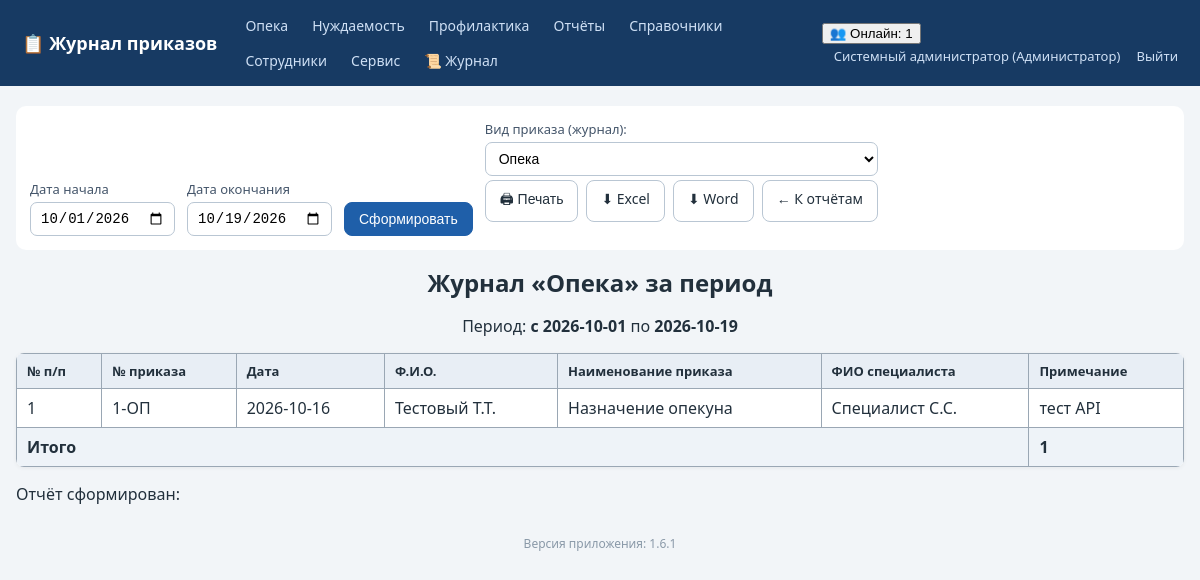
Screenshot of /reports/journal_print (signed in) with the database file from the repository.
### tables this page shows
CREATE TABLE employees (
    id INTEGER PRIMARY KEY AUTOINCREMENT,
    full_name TEXT NOT NULL,
    position TEXT NOT NULL DEFAULT '',
    login TEXT UNIQUE,
    password_hash TEXT,
    pwd_changed_at TEXT,           -- дата последней самостоятельной смены пароля
    role_id INTEGER REFERENCES roles(id)
);

CREATE TABLE roles (
    id INTEGER PRIMARY KEY AUTOINCREMENT,
    name TEXT UNIQUE NOT NULL
);

CREATE TABLE orders (
    id INTEGER PRIMARY KEY AUTOINCREMENT,
    journal TEXT NOT NULL,           -- opeka / nuzhdaemost / profilaktika
    order_number TEXT NOT NULL,      -- номер приказа, напр. "12-оп"
    order_date TEXT NOT NULL,        -- ГГГГ-ММ-ДД
    order_type_id INTEGER REFERENCES order_types(id),
    person_fio TEXT NOT NULL DEFAULT '',   -- ФИО в отношении кого
    specialist_fio TEXT NOT NULL DEFAULT '', -- ФИО специалиста
    note TEXT NOT NULL DEFAULT '',         -- примечание (добавлено в 1.2.0)
    scan_path TEXT,
    created_at TEXT DEFAULT CURRENT_TIMESTAMP
, reason_id INTEGER REFERENCES reasons(id));

CREATE TABLE order_types (
    id INTEGER PRIMARY KEY AUTOINCREMENT,
    kind TEXT NOT NULL,              -- вид приказа (название журнала)
    name TEXT NOT NULL,              -- наименование приказа
    prefix TEXT NOT NULL DEFAULT '', -- префикс номера приказа для вида (напр. "ОП" -> 1-ОП)
    UNIQUE(kind, name)
);

### app.py (the view)
@app.route('/reports/journal_print')
def report_journal_print():
    user = current_user()
    if not can_view_reports(user):
        abort(403)
    journal = request.args.get('journal', 'opeka')
    if journal not in JOURNAL_TYPES:
        abort(404)
    d1, d2 = _report_period()
    rows = _query_report_rows_sorted_asc(d1, d2, journal=journal)
    title = f'Журнал «{JOURNAL_TITLES[journal]}» за период'
    with_reason = REASONS_ENABLED.get(journal, False)
    data = []
    for i, r in enumerate(rows, 1):
        note = r['note'] if 'note' in r.keys() else ''
        name = r['type_name'] or ''
        reason = ''
        if with_reason and 'reason_name' in r.keys():
            reason = r['reason_name'] or ''
        if reason:
            name = f'{name} ({reason})' if name else f'({reason})'
        data.append((i, r['order_number'], r['order_date'], r['person_fio'],
                     name, r['specialist_fio'], note))
    headers = ('№ п/п', '№ приказа', 'Дата', 'Ф.И.О.',
               'Наименование приказа', 'ФИО специалиста', 'Примечание')
    fmt = request.args.get('fmt')
    if fmt == 'xlsx':
        return _export_xlsx_table(d1, d2, headers, data, title)
    if fmt == 'docx':
        return _export_docx_table(d1, d2, headers, data, title)
    return render_template('report_table.html', title=title, d1=d1, d2=d2,
                           headers=headers, rows=data, total=len(data),
                           base_url=url_for('report_journal_print'),
                           extra_args={'journal': journal})

### app.py (called while the page is built, shortened)
def has_request_context_safe():
    try:
        from flask import has_request_context
        return has_request_context()
    except Exception:
        return False

def _session_signature(uid):
    raw = request.cookies.get(app.config['SESSION_COOKIE_NAME'], '')
    if not raw:
        return ''

def _db_touch_throttled(key, min_interval=10.0):
    now = time.time()
    last = _DB_TOUCH_TS.get(key, 0)
    if now - last >= min_interval:
        _DB_TOUCH_TS[key] = now
        return True
    return False

def db_cleanup_active_sessions(cutoff):
    try:
        conn = get_db()
        conn.execute('DELETE FROM active_sessions WHERE last_seen < ?', (cutoff,))
        conn.commit()
        conn.close()
    except Exception:
        pass

def touch_active_session(uid):
    sid = _session_signature(uid)
    ip = request.remote_addr if has_request_context_safe() else ''
    now = time.time()
    with ACTIVE_SESSIONS_LOCK:
        ACTIVE_SESSIONS[(uid, sid)] = {'last_seen': now, 'ip': ip}
    if _db_touch_throttled((uid, sid)):
        db_touch_active_session(uid, sid, ip)

def cleanup_active_sessions():
    cutoff = time.time() - ACTIVE_TIMEOUT
    with ACTIVE_SESSIONS_LOCK:
        expired = [k for k, v in ACTIVE_SESSIONS.items()
                   if v['last_seen'] < cutoff]
        for k in expired:
            del ACTIVE_SESSIONS[k]
    db_cleanup_active_sessions(cutoff)

@app.before_request
def _mark_tls_noise_context():
    try:
        from flask import g as _fg
        _tls_noise_ctx.g = _fg
    except Exception:
        pass

def get_db():
    conn = sqlite3.connect(DB_PATH)
    conn.row_factory = sqlite3.Row
    conn.execute('PRAGMA foreign_keys = ON')
    return conn

def current_user():
    uid = session.get('user_id')
    if not uid:
        return None
    conn = get_db()
    u = conn.execute('SELECT e.*, r.name AS role_name FROM employees e '
                     'LEFT JOIN roles r ON r.id=e.role_id WHERE e.id=?', (uid,)).fetchone()
    conn.close()
    return u

def can_view_reports(user=None):
    user = user or current_user()
    return bool(user) and user['role_name'] in FULL_DATA_ROLES + ('Куратор',)

def can_access_journal(user, journal):
    if not user:
        return False
    if user['role_name'] in FULL_DATA_ROLES:  # админ и начальник — полный доступ
        return True
    return user['role_name'] in ROLE_ACCESS[journal]

### templates/report_table.html (shortened to what this page needs)
{% extends 'base.html' %}
{% block content %}
<div class="no-print">
  <form method="get" class="period-form" id="periodForm">
    <label>Дата начала <input type="date" name="d1" value="{{ d1 }}"></label>
    <label>Дата окончания <input type="date" name="d2" value="{{ d2 }}"></label>
    <button class="btn primary">Сформировать</button>
    {% if extra_args %}
    <label>Вид приказа (журнал):
      <select name="journal_sel" onchange="this.form.journal.value=this.value;">
        {% for j,t in all_journals %}<option value="{{j}}" {% if extra_args.journal==j %}selected{% endif %}>{{t}}</option>{% endfor %}
      </select>
    {% endif %}
  </form>
  <div class="toolbar">
    <button class="btn" onclick="window.print()">🖨 Печать</button>
    <a class="btn" href="?d1={{ d1 }}&d2={{ d2 }}{% if extra_args %}{% for k,v in extra_args.items() %}&{{k}}={{v}}{% endfor %}{% endif %}&fmt=xlsx">⬇ Excel</a>
    <a class="btn" href="?d1={{ d1 }}&d2={{ d2 }}{% if extra_args %}{% for k,v in extra_args.items() %}&{{k}}={{v}}{% endfor %}{% endif %}&fmt=docx">⬇ Word</a>
    <a class="btn" href="{{ url_for('reports') }}">← К отчётам</a>
  </div>
</div>
<div class="printable">
  <h1 class="rep-title">{{ title }}</h1>
  <p class="rep-period">Период: <b>с {{ d1 }}</b> по <b>{{ d2 }}</b></p>
  <table class="grid bordered">
    <tr>{% for h in headers %}<th>{{ h }}</th>{% endfor %}</tr>
    {% for row in rows %}
    <tr>{% for cell in row %}<td>{{ cell }}</td>{% endfor %}</tr>
    {% else %}
    <tr><td colspan="{{ headers|length }}" class="empty">Нет данных за период</td></tr>
    {% endfor %}
    {% if total is defined and rows %}<tr class="totalrow"><td colspan="{{ headers|length - 1 if headers|length > 2 else 1 }}"><b>Итого</b></td><td><b>{{ total }}</b></td></tr>{% endif %}
  </table>
  <p class="rep-date no-sel">Отчёт сформирован: {{ now_s if now_s else '' }}</p>
</div>
{% endblock %}

### templates/base.html (shortened to what this page needs)
<!DOCTYPE html>
<html lang="ru">
<head>
<link rel="stylesheet" href="{{ url_for('static', filename='style.css') }}">
</head>
<body>
<header class="topbar no-print">
  <div class="brand"><a href="{{ url_for('index') }}">📋 Журнал приказов</a></div>
  <nav>
    {% for j, t in accessible_journals %}
      <a href="{{ url_for('journal_list', journal=j) }}">{{ t }}</a>
    {% endfor %}
    {% if cu and cu.role_name in ['Администратор','Начальник отдела','Куратор'] %}
      <a href="{{ url_for('reports') }}">Отчёты</a>
    {% endif %}
    <a href="{{ url_for('references', tab='order_types') }}">Справочники</a>
    {% if cu and cu.role_name == 'Администратор' %}
      <a href="{{ url_for('employees') }}">Сотрудники</a>
      <a href="{{ url_for('service') }}">Сервис</a>
      <a href="{{ url_for('logs_view') }}" title="Журнал логирования">📜 Журнал</a>
    {% endif %}
  </nav>
  <div class="userbox">
    {% if cu %}
      {% if active_users is not none %}
        <div class="online" id="onlineBox" title="Сотрудники, работавшие в системе за последние {{ (active_timeout // 60) or 1 }} мин. Обновляется автоматически.">
          <button type="button" class="online-toggle" onclick="toggleOnline()">👥 Онлайн: {{ active_users|length }}</button>
        </div>
      {% endif %}
      <a href="{{ url_for('profile') }}" title="Сменить пароль">{{ cu.full_name }} ({{ cu.role_name }})</a>
      <a href="{{ url_for('logout') }}">Выйти</a>
    {% endif %}
  </div>
</header>
<main class="container">
  {% block content %}{% endblock %}
</main>
<footer class="foot no-print">Версия приложения: {{ app_version }}</footer>
</body>
</html>

### static/style.css (style rules this page uses)
:root { --bs:#1f5fa9;--bg:#f2f5f8;--tx:#22303c; }
* { box-sizing:border-box }
body { margin:0;font-family:"Segoe UI",Arial,sans-serif;background:var(--bg);color:var(--tx); }
a { color:var(--bs); }
.topbar { display:flex;align-items:center;gap:18px;flex-wrap:wrap;background:#173a63;color:#fff;padding:10px 22px; }
.topbar .brand a { color:#fff;font-weight:700;font-size:18px;text-decoration:none; }
.topbar nav { display:flex;gap:4px;flex-wrap:wrap;flex:1; }
.topbar nav a { color:#cfe0f5;text-decoration:none;padding:6px 10px;border-radius:6px;font-size:14px; }
.userbox a { color:#cfe0f5;text-decoration:none;font-size:13px;margin-left:12px; }
.container { max-width:1200px;margin:20px auto;padding:0 16px; }
h1 { font-size:24px; }
label { display:flex;flex-direction:column;font-size:13px;gap:4px;color:#44556a; }
input,select { padding:7px 9px;border:1px solid #b9c6d3;border-radius:7px;font-size:14px;background:#fff; }
.btn { display:inline-block;padding:8px 14px;border-radius:8px;border:1px solid #b9c6d3;background:#fff;color:var(--tx);cursor:pointer;font-size:14px;text-decoration:none; }
.btn.primary { background:var(--bs);border-color:var(--bs);color:#fff; }
table.grid { width:100%;border-collapse:collapse;background:#fff;margin:14px 0;box-shadow:0 1px 4px rgba(0,0,0,.06);border-radius:8px;overflow:hidden; }
.grid th { background:#e8eef5;font-size:13px;text-align:left; }
.grid th,.grid td { padding:8px 10px;border-bottom:1px solid #e2e8ef;vertical-align:top; }
.bordered th,.bordered td { border:1px solid #9aa7b4; }
.totalrow td { background:#eef3f8; }
.period-form { display:flex;gap:12px;flex-wrap:wrap;align-items:end;background:#fff;padding:14px;border-radius:10px;margin-bottom:10px; }
.toolbar { display:flex;gap:8px;margin-bottom:14px;flex-wrap:wrap; }
.rep-title { text-align:center;margin-bottom:4px; }
.rep-period { text-align:center; }
.foot { text-align:center;color:#8a99a8;font-size:12px;margin:30px 0; }

### rows the page displays
employees: full_name "Системный администратор"
roles: role_name "Администратор"
orders: row "1", order_number "1-ОП", order_date "2026-10-16", person_fio "Тестовый Т.Т.", specialist_fio "Специалист С.С.", note "тест API"
order_types: name "Назначение опекуна"

### other values shown
{{ t }} "Опека" "Нуждаемость" "Профилактика"
{{ active_users|length }} "1"
{{ title }} "Журнал «Опека» за период"
{{ d1 }} "2026-10-01"
{{ d2 }} "2026-10-19"
{{ h }} "№ п/п" "№ приказа" "Дата" "Ф.И.О." "Наименование приказа" "ФИО специалиста" "Примечание"
{{ total }} "1"
{{ app_version }} "1.6.1"
form field journal_sel "Опека"
